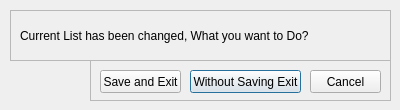
<?xml version="1.0" encoding="UTF-8"?>
<ui version="4.0">
 <class>ExitDialogue</class>
 <widget class="QDialog" name="ExitDialogue">
  <property name="geometry">
   <rect>
    <x>0</x>
    <y>0</y>
    <width>400</width>
    <height>110</height>
   </rect>
  </property>
  <property name="windowTitle">
   <string>Dialog</string>
  </property>
  <property name="windowIcon">
   <iconset resource="resources.qrc">
    <normaloff>:/rsc/appicon.png</normaloff>:/rsc/appicon.png</iconset>
  </property>
  <widget class="QFrame" name="frame">
   <property name="geometry">
    <rect>
     <x>10</x>
     <y>10</y>
     <width>381</width>
     <height>51</height>
    </rect>
   </property>
   <property name="frameShape">
    <enum>QFrame::StyledPanel</enum>
   </property>
   <property name="frameShadow">
    <enum>QFrame::Raised</enum>
   </property>
   <widget class="QLabel" name="label">
    <property name="geometry">
     <rect>
      <x>10</x>
      <y>10</y>
      <width>361</width>
      <height>31</height>
     </rect>
    </property>
    <property name="text">
     <string>Current List has been changed, What you want to Do?</string>
    </property>
   </widget>
  </widget>
  <widget class="QFrame" name="frame_2">
   <property name="geometry">
    <rect>
     <x>90</x>
     <y>60</y>
     <width>301</width>
     <height>41</height>
    </rect>
   </property>
   <property name="frameShape">
    <enum>QFrame::StyledPanel</enum>
   </property>
   <property name="frameShadow">
    <enum>QFrame::Raised</enum>
   </property>
   <widget class="QPushButton" name="wsSaving">
    <property name="geometry">
     <rect>
      <x>100</x>
      <y>10</y>
      <width>111</width>
      <height>23</height>
     </rect>
    </property>
    <property name="text">
     <string>Without Saving Exit</string>
    </property>
   </widget>
   <widget class="QPushButton" name="saveExit">
    <property name="geometry">
     <rect>
      <x>10</x>
      <y>10</y>
      <width>81</width>
      <height>23</height>
     </rect>
    </property>
    <property name="text">
     <string>Save and Exit</string>
    </property>
   </widget>
   <widget class="QPushButton" name="cancelButton">
    <property name="geometry">
     <rect>
      <x>220</x>
      <y>10</y>
      <width>71</width>
      <height>23</height>
     </rect>
    </property>
    <property name="text">
     <string>Cancel</string>
    </property>
   </widget>
  </widget>
 </widget>
 <tabstops>
  <tabstop>saveExit</tabstop>
  <tabstop>wsSaving</tabstop>
  <tabstop>cancelButton</tabstop>
 </tabstops>
 <resources>
  <include location="resources.qrc"/>
 </resources>
 <connections/>
</ui>
